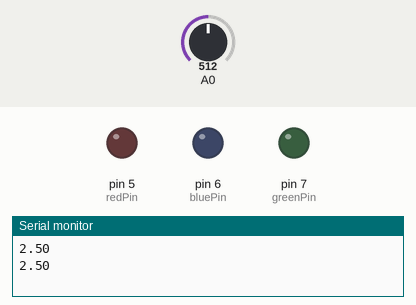
This sketch was run on a simulated Arduino Uno, built with avr-gcc and run on an emulated ATmega328P. Parts: output pins drawn as LEDs (lit = HIGH), the last lines printed to the serial monitor. The inputs (shaded band) are chosen by the test bench; at power-on: A0 = 512.

Above: at 3.8 s.
3.9 s: A0 set to 602
At 4.8 s:
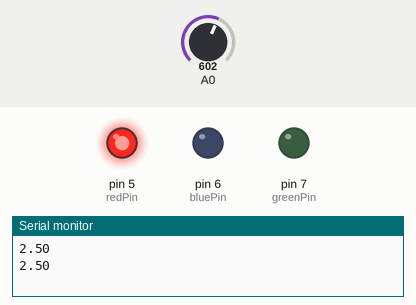
10.2 s: A0 set to 623
At 15.8 s:
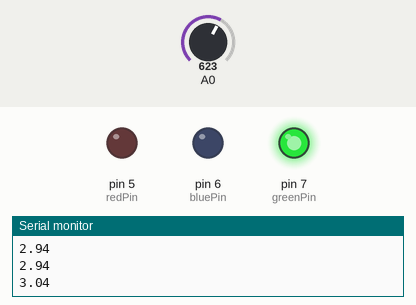
17.5 s: A0 set to 511
21.4 s: A0 set to 306
At 22.4 s:
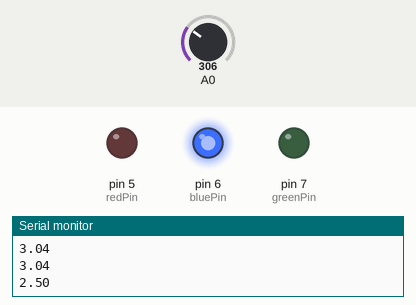
Timing chart, 0 to 26.3 s (numbered marks = the images above; inputs shaded):
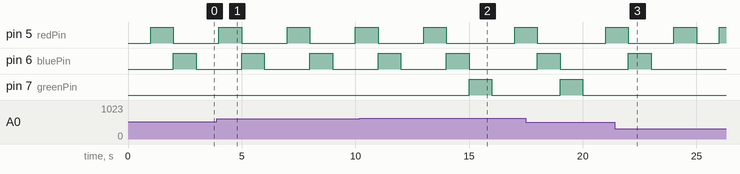

The sketch:

_______.ino
```cpp
//LEDをつないでいるピンに名前をつけます
const int redPin = 5;
const int bluePin = 6;
const int greenPin = 7;


void setup() {
//通信速度（ボーレート）9600で通信をはじめます
Serial.begin(9600);


//LEDをつないだピンは全て「OUTPUT(出力)」に設定します
pinMode(greenPin, OUTPUT);
pinMode(bluePin, OUTPUT);
pinMode(redPin, OUTPUT);

}

void loop() {

//圧電センサーを電圧に変換
float sensorValue = analogRead(A0);
sensorValue = sensorValue*5/1024;
//「sensorValue」に入っている値をシリアルモニターに表示します
Serial.println(sensorValue);
//1秒（100ミリ秒）待ちます
delay(1000);
//もし「sensorValue」に入っている値が1Vなら、赤いLEDを光らせます
if(sensorValue> 1){
  digitalWrite(redPin, HIGH);
  delay(1000);
  digitalWrite(redPin, LOW);
}
//もし「sensorValue」に入っている値が22V以上なら、赤・青のLEDを光らせます
if(sensorValue> 2){

  digitalWrite(bluePin, HIGH);
  delay(1000);
  digitalWrite(bluePin, LOW);
}
//もし「sensorValue」に入っている値が3V以上なら、赤・青・緑のLEDを光らせます
if(sensorValue> 3){

  digitalWrite(greenPin, HIGH);
  delay(1000);
  digitalWrite(greenPin, LOW);
}
}
```

Measured:
- the behaviour switches between 614 and 615 on A0 (found by bisection; images 1 and 2)
- after the input at 10.2 s, pin 7 (greenPin): LOW → HIGH after 4.8 s, → LOW 1.0 s later
- after the input at 21.4 s, pin 6 (bluePin): goes on until 23.0 s, then stays LOW
- by itself, pin 6 (bluePin): alternates HIGH for 1.0 s and LOW for 2.0 s
